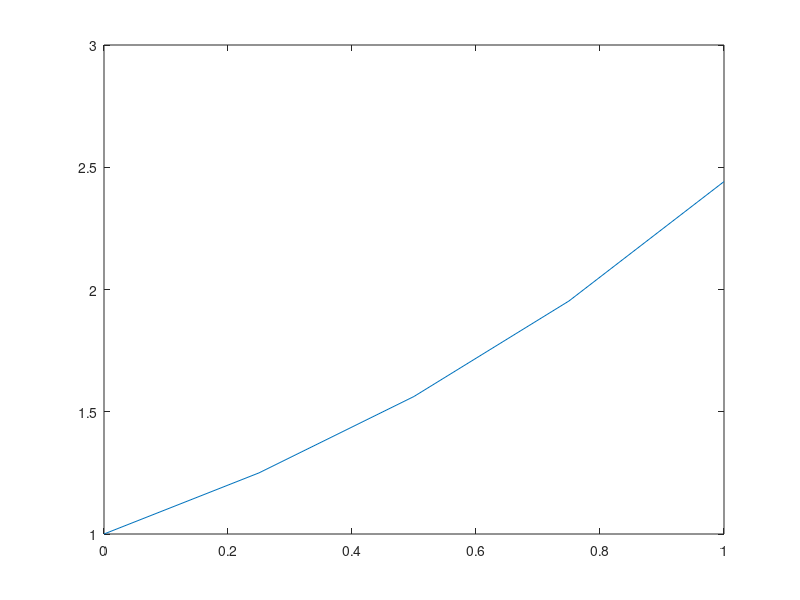

The MATLAB script that drew this image:
clear;close all;clc

a=0;
b=1;
N = 4;
h = (b-a)/N ;
fxy = @(x,y) y;
xx = a:h:b;
y = [1];

for i=2:length(xx)
  y(i) = y(i-1) + h*fxy(xx(i-1),y(i-1));
endfor

plot(xx,y)
y